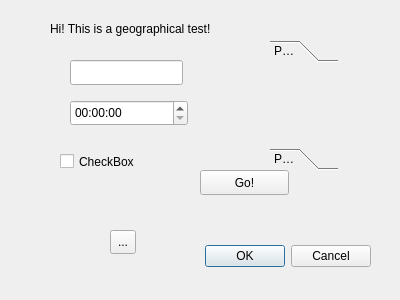
<?xml version="1.0" encoding="UTF-8"?>
<ui version="4.0">
 <class>Dialog</class>
 <widget class="QDialog" name="Dialog">
  <property name="geometry">
   <rect>
    <x>0</x>
    <y>0</y>
    <width>400</width>
    <height>300</height>
   </rect>
  </property>
  <property name="windowTitle">
   <string>Dialog</string>
  </property>
  <widget class="QDialogButtonBox" name="buttonBox">
   <property name="geometry">
    <rect>
     <x>30</x>
     <y>240</y>
     <width>341</width>
     <height>32</height>
    </rect>
   </property>
   <property name="orientation">
    <enum>Qt::Horizontal</enum>
   </property>
   <property name="standardButtons">
    <set>QDialogButtonBox::Cancel|QDialogButtonBox::Ok</set>
   </property>
  </widget>
  <widget class="QLabel" name="label">
   <property name="geometry">
    <rect>
     <x>50</x>
     <y>20</y>
     <width>221</width>
     <height>17</height>
    </rect>
   </property>
   <property name="text">
    <string>Hi! This is a geographical test!</string>
   </property>
  </widget>
  <widget class="QPushButton" name="pushButton">
   <property name="geometry">
    <rect>
     <x>200</x>
     <y>170</y>
     <width>89</width>
     <height>25</height>
    </rect>
   </property>
   <property name="text">
    <string>Go!</string>
   </property>
  </widget>
  <widget class="QLineEdit" name="lineEdit">
   <property name="geometry">
    <rect>
     <x>70</x>
     <y>60</y>
     <width>113</width>
     <height>25</height>
    </rect>
   </property>
  </widget>
  <widget class="QTimeEdit" name="timeEdit">
   <property name="geometry">
    <rect>
     <x>70</x>
     <y>100</y>
     <width>118</width>
     <height>26</height>
    </rect>
   </property>
  </widget>
  <widget class="QToolButton" name="toolButton">
   <property name="geometry">
    <rect>
     <x>110</x>
     <y>230</y>
     <width>26</width>
     <height>24</height>
    </rect>
   </property>
   <property name="text">
    <string>...</string>
   </property>
  </widget>
  <widget class="QCheckBox" name="checkBox">
   <property name="geometry">
    <rect>
     <x>60</x>
     <y>150</y>
     <width>92</width>
     <height>23</height>
    </rect>
   </property>
   <property name="text">
    <string>CheckBox</string>
   </property>
  </widget>
  <widget class="QToolBox" name="toolBox">
   <property name="geometry">
    <rect>
     <x>270</x>
     <y>40</y>
     <width>68</width>
     <height>130</height>
    </rect>
   </property>
   <property name="currentIndex">
    <number>0</number>
   </property>
   <widget class="QWidget" name="page">
    <property name="geometry">
     <rect>
      <x>0</x>
      <y>0</y>
      <width>68</width>
      <height>68</height>
     </rect>
    </property>
    <attribute name="label">
     <string>Page 1</string>
    </attribute>
   </widget>
   <widget class="QWidget" name="page_2">
    <property name="geometry">
     <rect>
      <x>0</x>
      <y>0</y>
      <width>68</width>
      <height>68</height>
     </rect>
    </property>
    <attribute name="label">
     <string>Page 2</string>
    </attribute>
   </widget>
  </widget>
 </widget>
 <resources/>
 <connections>
  <connection>
   <sender>buttonBox</sender>
   <signal>accepted()</signal>
   <receiver>Dialog</receiver>
   <slot>accept()</slot>
   <hints>
    <hint type="sourcelabel">
     <x>248</x>
     <y>254</y>
    </hint>
    <hint type="destinationlabel">
     <x>157</x>
     <y>274</y>
    </hint>
   </hints>
  </connection>
  <connection>
   <sender>buttonBox</sender>
   <signal>rejected()</signal>
   <receiver>Dialog</receiver>
   <slot>reject()</slot>
   <hints>
    <hint type="sourcelabel">
     <x>316</x>
     <y>260</y>
    </hint>
    <hint type="destinationlabel">
     <x>286</x>
     <y>274</y>
    </hint>
   </hints>
  </connection>
 </connections>
</ui>
